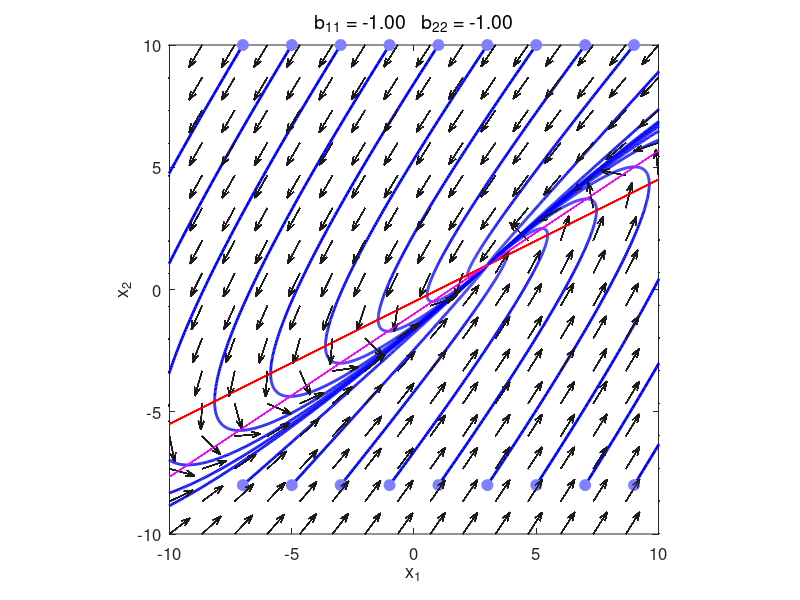
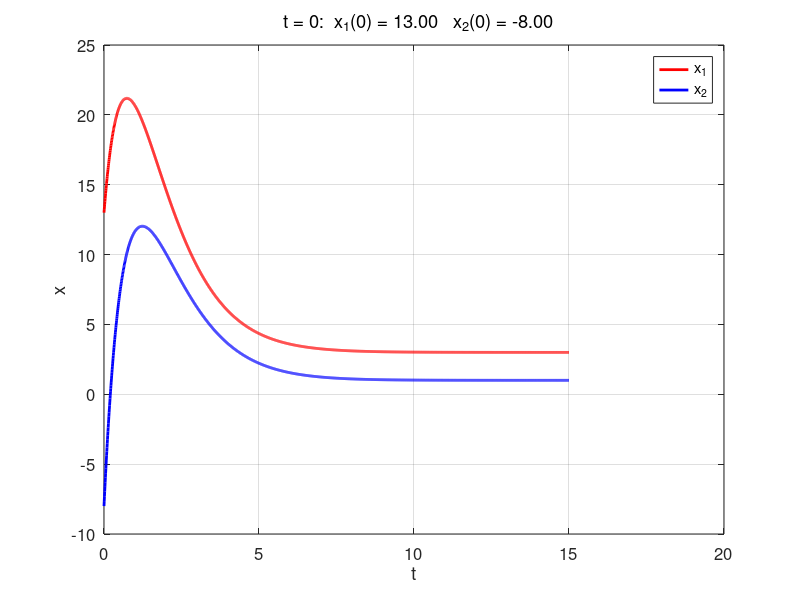

MATLAB code for these plots, in order:
% chaos10.m

% Dynamics of Linear and Nonlinear Systems
% PHASE PLANE ANALYSIS: LInear Systems

% Ian Cooper
% email: ian.cooper@sydney.edu.au
% School of Physics, University of Sydney
% 180813 / Matlab version R2018a

% DOING PHYSICS WITH MATLAB 
%    https://d-arora.github.io/Doing-Physics-With-Matlab/
% Reference page for documentation and notes
%    http://www.physics.usyd.edu.au/teach_res/mp/doc/chaos10.pdf

clear 
close all  % comment/uncomment to hold on plot for extra initial conditions
clc


% INPUTS [default values] ===========================================

% D.E. coefficients  K matrix  [2 1 0; 2 -1 0]
  k11 = 1; k12 = -2; k13 = -1;
  k21 = 2; k22 = -3; k23 = -3;

% Initial conditions t = 0 : range for x1(1)  [-10:10]   z space
   x1I = -10:2:10;
   
% Initial conditions: t = 0  x2(1) values  [9]           z space
   x2I = 9;  

% Time domain: time interval tMax [15] / number of time steps nT [2000]
   tMax = 15;
   nT = 2000;

% Phase space setup: dimensions [-10 to + 10] / number of vectors nX*nX [16] 
   L = 10;
   x1Min = -L; 
   x1Max = L;
   x2Min = -L; 
   x2Max = L;
   nX = 16;      

     
% CALCULATIONS =====================================================

% K matrix
   K = [k11 k12;k21 k22];
 
% Equilibrium (critical) point 
   xC = K\[-k13;-k23];
    
% (x,y) coordinates for a set of Initial Conditions
   LenXI = length(x1I);
   x1I(LenXI+1:2*LenXI) = x1I;
   x2I = x2I.*ones(1,LenXI);
   x2I(LenXI+1:2*LenXI) = -x2I;

% Eigenfunctions a and eigenvalues b
   [a, b] = eig(K);
   

% COMMAND WINDOW OUTPUT  ==============================================
  disp('D.E. coefficients k11 k12 k13 / k21 k23 k23')
  fprintf('   %2.2f   %2.2f   %2.2f ',k11,k12,k13);
  disp('  ')
  fprintf('   %2.2f   %2.2f   %2.2f ',k21,k22,k23);
  disp('  ')
  disp('  ')
  disp('Eigenvalues b = ')
  disp(b)
  disp('Eigenfunction a = ')
  disp(a)
  
  
% SOLUTIONS D.E.  =====================================================  
figure(1)   % phase space portrait
   FS = 12;
   pos = [0.02 0.05 0.25 0.35];
   set(gcf,'Units','normalized');
   set(gcf,'Position',pos);
   set(gcf,'color','w');
   
for c = 1:2*LenXI 
% Initial conditions    
   xI = [x1I(c);x2I(c)];

% C coefficients
   C = a\xI;

% c coefficients
   cc = zeros(2,2);
   cc(:,1) = a(:,1)*C(1);
   cc(:,2) = a(:,2)*C(2);

% Time domain 
   t = linspace(0,tMax,nT);
  
% Phase space state variables: Solutions  
   x1 = cc(1,1).*exp(b(1,1)*t) + cc(1,2).*exp(b(2,2)*t);
   x2 = cc(2,1).*exp(b(1,1)*t) + cc(2,2).*exp(b(2,2)*t);

% Translations  
   x1 = x1 + xC(1);
   x2 = x2 + xC(2);
  
% Phase plane grid and unit vectors
   x = linspace(x1Min,x1Max,nX);
   y = linspace(x2Min,x2Max,nX);
   [xx, yy] = meshgrid(x,y);
   f = K(1,1).*xx + K(1,2).*yy + k13;
   g = K(2,1).*xx + K(2,2).*yy + k23;
  
   fs = f./sqrt(f.^2 + g.^2);    % unit vectors
   gs = g./sqrt(f.^2  +g.^2);
  
% x1 and x2 nullclines: slopes m 
   mx = -(K(1,1))/K(1,2);
   my = -(K(2,1))/K(2,2);
   xN = mx .* x - k13/k12;
   yN = my .* x - k23/k22;
   


   
% GRAPHICS ============================================================   

% VECTOR FIELD
   hq = quiver(xx,yy,fs,gs);
   xlim([x1Min x1Max])
   ylim([x2Min x2Max])
   
   set(hq,'color',[0.1 0.1 0.1],'AutoScaleFactor',0.6);
   set(gca,'fontsize',FS)
   
   hold on
   
% NULLCLINES
   xP = x; yP = xN;
   if K(1,2) == 0
     xP = [xC(1) xC(1)];  yP = [x2Min x2Max]; 
   end    
   plot(xP,yP,'r');
   
   xP = x; yP = yN;
   if K(2,2) == 0
     xP = [xC(1) xC(1)];  yP = [x2Min x2Max]; 
   end    
   plot(xP,yP,'m');
   
% TRAJECTORY   
   plot(real(x1),real(x2),'b','linewidth',2);
   
% INITIAL CONDITIONS   
   Hplot = plot(real(x1(1)),real(x2(1)),'o');
   set(Hplot,'markersize',8,'markerFaceColor',[0.5 0.5 1],'markerEdgeColor',[0.5 0.5 1])
   
% Graph setup   
   axis square
   xlabel('x_1')
   ylabel('x_2')
   box on
   tm1 = 'b_{11} = ';
   tm2 = num2str(b(1,1),'%3.2f ');
   tm3 = '   b_{22} = ';
   tm4 = num2str(b(2,2),'%3.2f');
   tm = [tm1 tm2 tm3 tm4];
   ht = title(tm,'fontweight','normal');
   set(ht,'Fontsize',14);
end

figure(2)  % state variables as functions of time
   FS = 12;
   pos = [0.32 0.05 0.25 0.35];
   set(gcf,'Units','normalized');
   set(gcf,'Position',pos);
   set(gcf,'color','w');
   
   xP = t; yP = real(x1);
   plot(xP,yP,'r','linewidth',2);
   hold on
   yP = real(x2);
   plot(xP,yP,'b','linewidth',2)
   grid on
   legend('x_1','x_2');
   xlabel('t'); ylabel('x');
   tm1 = '  t = 0:  x_1(0) = ';
   tm2 = num2str(real(x1(1)),'%3.2f ');
   tm3 = '   x_2(0) = ';
   tm4 = num2str(real(x2(1)),'%3.2f');
   tm = [tm1 tm2 tm3 tm4];
   title(tm,'fontweight','normal')
   set(gca,'fontsize',FS)
   
   
   
